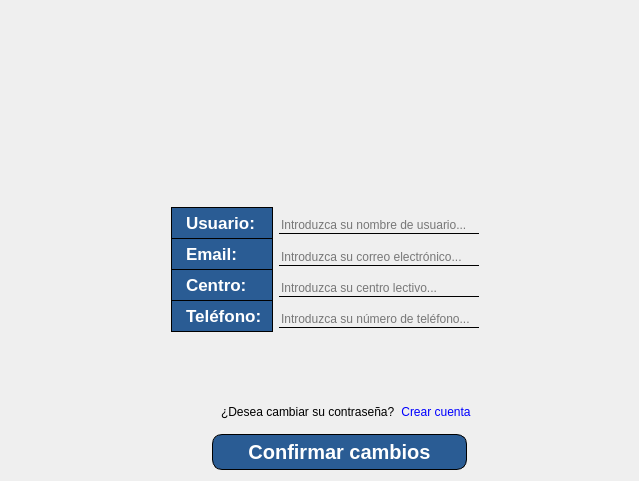
<?xml version="1.0" encoding="UTF-8"?>
<ui version="4.0">
 <class>Dialog</class>
 <widget class="QDialog" name="Dialog">
  <property name="geometry">
   <rect>
    <x>0</x>
    <y>0</y>
    <width>639</width>
    <height>481</height>
   </rect>
  </property>
  <property name="windowTitle">
   <string>Ajustes de usuario</string>
  </property>
  <property name="windowIcon">
   <iconset resource="../src/resources.qrc">
    <normaloff>:/logo/iconoProyecto.png</normaloff>:/logo/iconoProyecto.png</iconset>
  </property>
  <layout class="QVBoxLayout" name="verticalLayout_3">
   <item>
    <layout class="QVBoxLayout" name="verticalLayout">
     <item>
      <layout class="QVBoxLayout" name="verticalLayout_2">
       <property name="sizeConstraint">
        <enum>QLayout::SetDefaultConstraint</enum>
       </property>
       <property name="leftMargin">
        <number>20</number>
       </property>
       <item>
        <widget class="QLabel" name="logo">
         <property name="sizePolicy">
          <sizepolicy hsizetype="Maximum" vsizetype="Maximum">
           <horstretch>0</horstretch>
           <verstretch>0</verstretch>
          </sizepolicy>
         </property>
         <property name="minimumSize">
          <size>
           <width>550</width>
           <height>100</height>
          </size>
         </property>
         <property name="maximumSize">
          <size>
           <width>200</width>
           <height>250</height>
          </size>
         </property>
         <property name="styleSheet">
          <string notr="true"/>
         </property>
         <property name="text">
          <string>&lt;html&gt;&lt;head/&gt;&lt;body&gt;&lt;p&gt;&lt;img src=&quot;:/logo/logoProyecto.png&quot;/&gt;&lt;/p&gt;&lt;/body&gt;&lt;/html&gt;</string>
         </property>
         <property name="scaledContents">
          <bool>true</bool>
         </property>
         <property name="alignment">
          <set>Qt::AlignCenter</set>
         </property>
        </widget>
       </item>
      </layout>
     </item>
     <item>
      <layout class="QFormLayout" name="formLayout_3">
       <property name="verticalSpacing">
        <number>0</number>
       </property>
       <property name="leftMargin">
        <number>160</number>
       </property>
       <item row="0" column="0">
        <widget class="QLabel" name="label_usuario">
         <property name="minimumSize">
          <size>
           <width>102</width>
           <height>0</height>
          </size>
         </property>
         <property name="maximumSize">
          <size>
           <width>150</width>
           <height>16777215</height>
          </size>
         </property>
         <property name="font">
          <font>
           <pointsize>13</pointsize>
           <bold>true</bold>
          </font>
         </property>
         <property name="styleSheet">
          <string notr="true">QLabel{
color: white;
font-weight: bold;
background-color: #2a5c94;
border: 1px solid black;
padding: 5px 10px;
}</string>
         </property>
         <property name="text">
          <string>Usuario:</string>
         </property>
        </widget>
       </item>
       <item row="0" column="1">
        <widget class="QLineEdit" name="lineEdit_usuario">
         <property name="sizePolicy">
          <sizepolicy hsizetype="Fixed" vsizetype="Fixed">
           <horstretch>0</horstretch>
           <verstretch>0</verstretch>
          </sizepolicy>
         </property>
         <property name="maximumSize">
          <size>
           <width>200</width>
           <height>16777215</height>
          </size>
         </property>
         <property name="styleSheet">
          <string notr="true">QLineEdit{
border: 0px;
border-bottom: 1px solid black;
background-color: transparent;
margin-top: 10px;
}</string>
         </property>
         <property name="placeholderText">
          <string>Introduzca su nombre de usuario...</string>
         </property>
        </widget>
       </item>
       <item row="1" column="0">
        <widget class="QLabel" name="label_email">
         <property name="minimumSize">
          <size>
           <width>102</width>
           <height>0</height>
          </size>
         </property>
         <property name="maximumSize">
          <size>
           <width>102</width>
           <height>16777215</height>
          </size>
         </property>
         <property name="font">
          <font>
           <pointsize>13</pointsize>
           <bold>true</bold>
          </font>
         </property>
         <property name="styleSheet">
          <string notr="true">QLabel{
color: white;
font-weight: bold;
background-color: #2a5c94;
border: 1px solid black;
border-top: none;
padding: 5px 10px;
margin-top: 0px;
}</string>
         </property>
         <property name="text">
          <string>Email:</string>
         </property>
        </widget>
       </item>
       <item row="1" column="1">
        <widget class="QLineEdit" name="lineEdit_email">
         <property name="sizePolicy">
          <sizepolicy hsizetype="Fixed" vsizetype="Fixed">
           <horstretch>0</horstretch>
           <verstretch>0</verstretch>
          </sizepolicy>
         </property>
         <property name="maximumSize">
          <size>
           <width>200</width>
           <height>16777215</height>
          </size>
         </property>
         <property name="styleSheet">
          <string notr="true">QLineEdit{
border: 0px;
border-bottom: 1px solid black;
background-color: transparent;
margin-top: 10px;
}</string>
         </property>
         <property name="placeholderText">
          <string>Introduzca su correo electrónico...</string>
         </property>
        </widget>
       </item>
       <item row="2" column="0">
        <widget class="QLabel" name="label_centro">
         <property name="minimumSize">
          <size>
           <width>102</width>
           <height>0</height>
          </size>
         </property>
         <property name="maximumSize">
          <size>
           <width>102</width>
           <height>16777215</height>
          </size>
         </property>
         <property name="font">
          <font>
           <pointsize>13</pointsize>
           <bold>true</bold>
          </font>
         </property>
         <property name="styleSheet">
          <string notr="true">QLabel{
color: white;
font-weight: bold;
background-color: #2a5c94;
border: 1px solid black;
border-top: none;
padding: 5px 10px;
margin-top: 0px;
}</string>
         </property>
         <property name="text">
          <string>Centro:</string>
         </property>
        </widget>
       </item>
       <item row="2" column="1">
        <widget class="QLineEdit" name="lineEdit_centro">
         <property name="sizePolicy">
          <sizepolicy hsizetype="Fixed" vsizetype="Fixed">
           <horstretch>0</horstretch>
           <verstretch>0</verstretch>
          </sizepolicy>
         </property>
         <property name="maximumSize">
          <size>
           <width>200</width>
           <height>16777215</height>
          </size>
         </property>
         <property name="styleSheet">
          <string notr="true">QLineEdit{
border: 0px;
border-bottom: 1px solid black;
background-color: transparent;
margin-top: 10px;
}</string>
         </property>
         <property name="echoMode">
          <enum>QLineEdit::Password</enum>
         </property>
         <property name="placeholderText">
          <string>Introduzca su centro lectivo...</string>
         </property>
        </widget>
       </item>
       <item row="3" column="0">
        <widget class="QLabel" name="label_telefono">
         <property name="maximumSize">
          <size>
           <width>102</width>
           <height>16777215</height>
          </size>
         </property>
         <property name="font">
          <font>
           <pointsize>13</pointsize>
           <bold>true</bold>
          </font>
         </property>
         <property name="styleSheet">
          <string notr="true">QLabel{
color: white;
font-weight: bold;
background-color: #2a5c94;
border: 1px solid black;
border-top: none;
padding: 5px 10px;
margin-top: 0px;
}</string>
         </property>
         <property name="text">
          <string>Teléfono:</string>
         </property>
        </widget>
       </item>
       <item row="3" column="1">
        <widget class="QLineEdit" name="lineEdit_telefono">
         <property name="maximumSize">
          <size>
           <width>200</width>
           <height>16777215</height>
          </size>
         </property>
         <property name="styleSheet">
          <string notr="true">QLineEdit{
border: 0px;
border-bottom: 1px solid black;
background-color: transparent;
margin-top: 10px;
}</string>
         </property>
         <property name="placeholderText">
          <string>Introduzca su número de teléfono...</string>
         </property>
        </widget>
       </item>
      </layout>
     </item>
     <item>
      <layout class="QHBoxLayout" name="horizontalLayout_3">
       <property name="leftMargin">
        <number>160</number>
       </property>
       <item>
        <spacer name="horizontalSpacer_2">
         <property name="orientation">
          <enum>Qt::Horizontal</enum>
         </property>
         <property name="sizeType">
          <enum>QSizePolicy::Fixed</enum>
         </property>
         <property name="sizeHint" stdset="0">
          <size>
           <width>50</width>
           <height>20</height>
          </size>
         </property>
        </spacer>
       </item>
       <item>
        <widget class="QLabel" name="label_cambia_contrasena">
         <property name="text">
          <string>¿Desea cambiar su contraseña?</string>
         </property>
        </widget>
       </item>
       <item>
        <widget class="QPushButton" name="btn_cambia_contrasena">
         <property name="sizePolicy">
          <sizepolicy hsizetype="Fixed" vsizetype="Fixed">
           <horstretch>0</horstretch>
           <verstretch>0</verstretch>
          </sizepolicy>
         </property>
         <property name="cursor">
          <cursorShape>PointingHandCursor</cursorShape>
         </property>
         <property name="styleSheet">
          <string notr="true">QPushButton{
background-color: transparent;
border: 0;
color: blue;
}
QPushButton:hover{
text-decoration: underline;
}</string>
         </property>
         <property name="text">
          <string>Crear cuenta</string>
         </property>
        </widget>
       </item>
       <item>
        <spacer name="horizontalSpacer">
         <property name="orientation">
          <enum>Qt::Horizontal</enum>
         </property>
         <property name="sizeType">
          <enum>QSizePolicy::Expanding</enum>
         </property>
         <property name="sizeHint" stdset="0">
          <size>
           <width>180</width>
           <height>20</height>
          </size>
         </property>
        </spacer>
       </item>
      </layout>
     </item>
     <item>
      <layout class="QHBoxLayout" name="horizontalLayout">
       <property name="leftMargin">
        <number>40</number>
       </property>
       <property name="topMargin">
        <number>6</number>
       </property>
       <item>
        <widget class="QPushButton" name="btn_confirmar">
         <property name="sizePolicy">
          <sizepolicy hsizetype="Fixed" vsizetype="Fixed">
           <horstretch>0</horstretch>
           <verstretch>0</verstretch>
          </sizepolicy>
         </property>
         <property name="font">
          <font>
           <pointsize>15</pointsize>
           <bold>true</bold>
          </font>
         </property>
         <property name="cursor">
          <cursorShape>PointingHandCursor</cursorShape>
         </property>
         <property name="styleSheet">
          <string notr="true">QPushButton{
background-color: #2a5c94;
color: white;
border: 1px solid black;
border-radius: 10px;
padding: 5px 35px 5px 35px;
font-weight: bold;
}
QPushButton:hover{
background-color: rgb(11, 5, 71)
}</string>
         </property>
         <property name="text">
          <string>Confirmar cambios</string>
         </property>
        </widget>
       </item>
      </layout>
     </item>
    </layout>
   </item>
  </layout>
 </widget>
 <resources>
  <include location="../src/resources.qrc"/>
 </resources>
 <connections/>
</ui>
